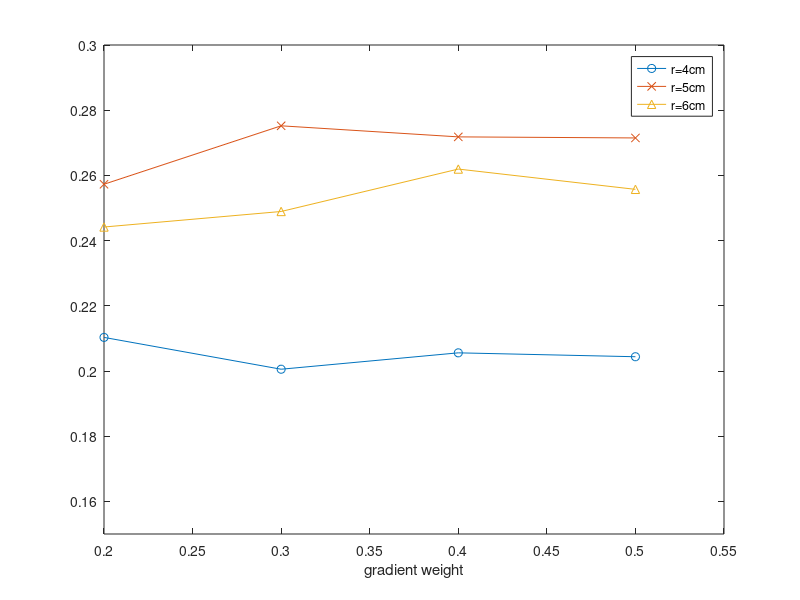

This chart was generated by the following MATLAB code:
clear
clc

data = load('data.mat');
data = data.data;

radii = [4 5 6];
gradw = [0.2 0.3 0.4 0.5];
meanData = zeros(length(radii), length(gradw));

for r=1:length(radii)
    radInd = data(:,2)==radii(r);
    meanData(r,:) = mean(data(radInd,3:6), 1);
end
meanData

plot(gradw, meanData(1,:), 'o-')
hold on
plot(gradw, meanData(2,:), 'x-')
plot(gradw, meanData(3,:), '^-')
hold off
legend('r=4cm', 'r=5cm', 'r=6cm')
axis([0.2 0.55 0.15 0.3])
xlabel('gradient weight')